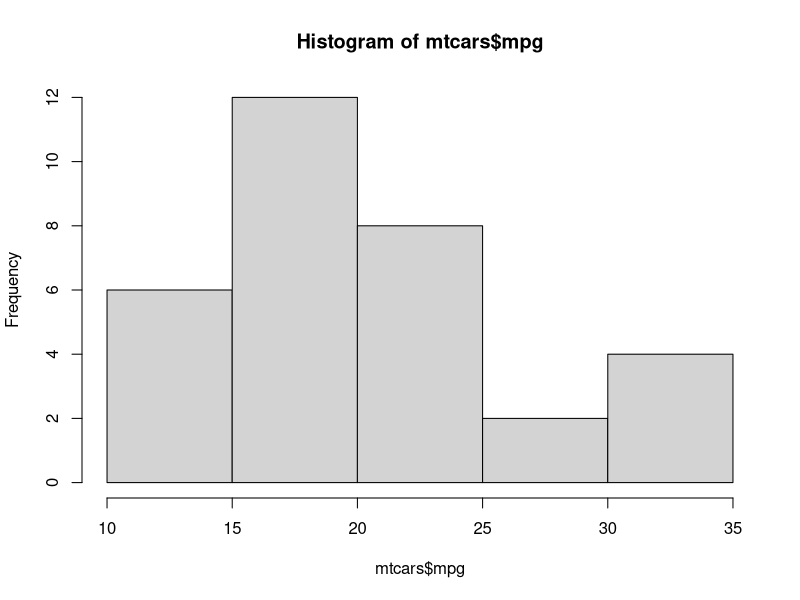
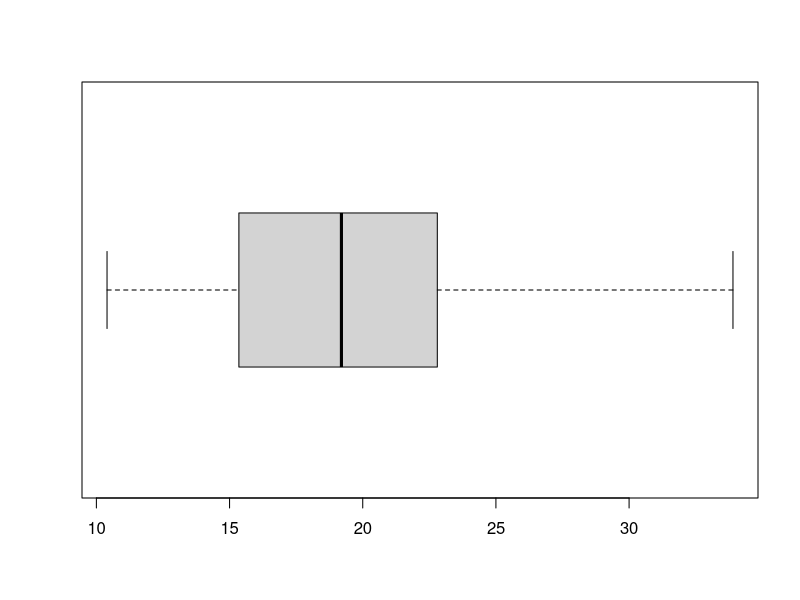
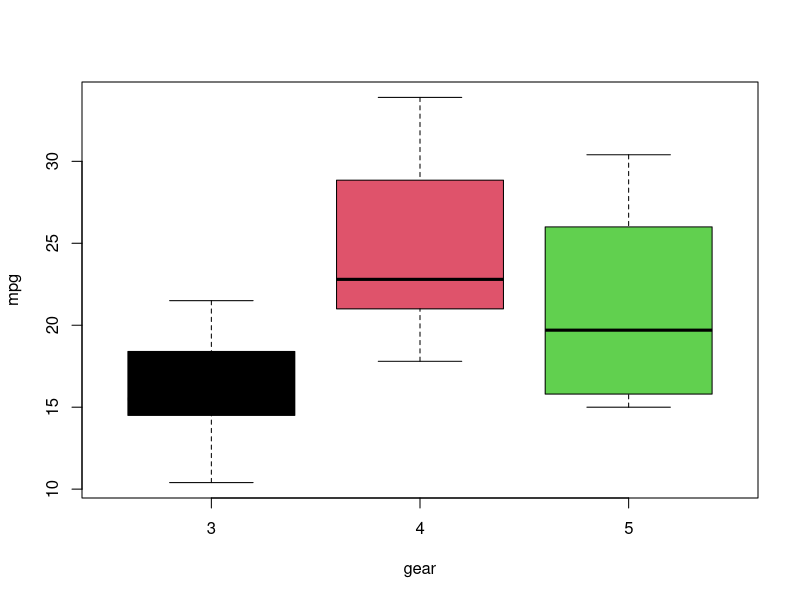

The R source for these figures, in order: (Note: this script raises an error after producing the figures.)
#graphs0
mtcars
names(mtcars)
table(mtcars$cyl)
table(mtcars$cyl,mtcars$am,mtcars$gear)
mtcars$mpg
#continuous data- histogram, boxplot
hist(mtcars$mpg)
boxplot(mtcars$mpg, horizontal = T)
boxplot(mpg~gear,data=mtcars, col=1:3)
students
t2= table(students$gender)
barplot(t2)
title('this is bar plot',sub = 'subtitle')
pie(t2)
title('this is bar plot',sub = 'subtitle')
